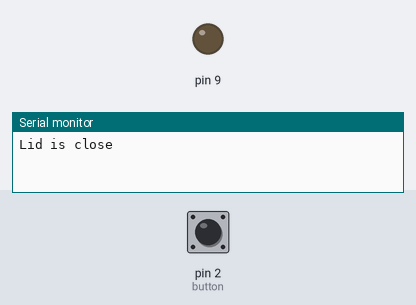
Recording of a sketch running on a simulated Arduino Uno, built with avr-gcc and run on an emulated ATmega328P. On the bench: output pins drawn as LEDs (lit = HIGH), the last lines printed to the serial monitor. Inputs (shaded band) come from the test bench; at power-on: pin 2 (button) HIGH.

Above: at 1.2 s.
1.3 s: pin 2 (button) pulled LOW for 0.15 s
At 2.2 s:
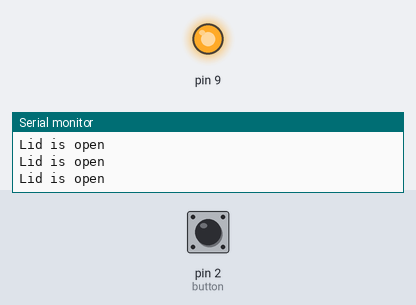
4.4 s: pin 2 (button) pulled LOW for 1 s
At 8.2 s:
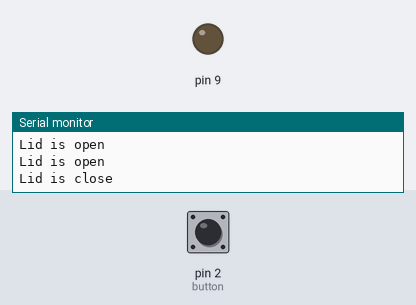
8.4 s: pin 2 (button) pulled LOW for 3.2 s
At 8.8 s:
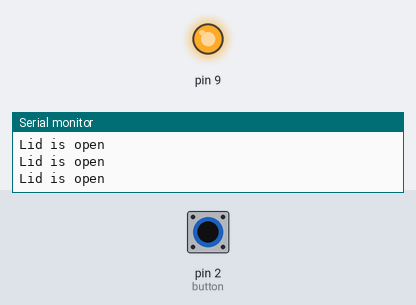
Timing chart, 0 to 13.5 s (numbered marks = the images above; inputs shaded):
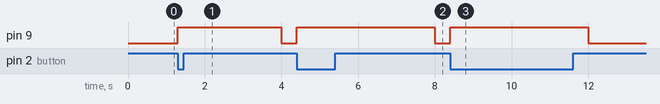

Measured:
- after the input at 1.3 s, pin 9: LOW → HIGH at once, → LOW 2.7 s later
- after the input at 4.4 s, pin 9: LOW → HIGH at once, → LOW 3.6 s later
- after the input at 8.4 s, pin 9: LOW → HIGH at once, → LOW 3.6 s later

The sketch:

button_with_Interrupt.ino
```cpp
#include <LowPower.h>

uint8_t button = 2;

// task to do when the lid is open
void wakeUp()
{
  digitalWrite(9, HIGH);
  Serial.println("Lid is open");
  // CODE for send pakages

  //delay(8000);
}

void setup()
{
  pinMode(9, OUTPUT);
  Serial.begin(9600);
  pinMode(button, INPUT);
}

void loop()
{
    attachInterrupt(digitalPinToInterrupt(button), wakeUp, LOW);
    digitalWrite(9, LOW);
    Serial.println("Lid is close");

    // go into sleep mode when the lid is closed (button pressed)
    // has bug that cause the board can't be recognized by PC, need to reset the arduino board

    //LowPower.powerDown(SLEEP_8S, ADC_OFF, BOD_OFF);
    delay(4000);
}
```
